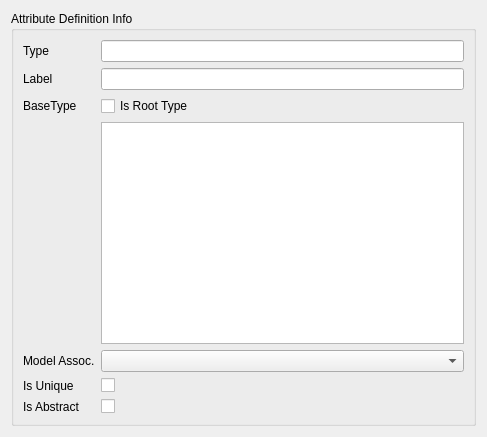
<?xml version="1.0" encoding="UTF-8"?>
<ui version="4.0">
 <class>DefinitionsForm</class>
 <widget class="QWidget" name="DefinitionsForm">
  <property name="geometry">
   <rect>
    <x>0</x>
    <y>0</y>
    <width>487</width>
    <height>437</height>
   </rect>
  </property>
  <property name="windowTitle">
   <string>Definitions</string>
  </property>
  <layout class="QVBoxLayout" name="verticalLayout">
   <item>
    <widget class="QGroupBox" name="groupBox">
     <property name="title">
      <string>Attribute Definition Info</string>
     </property>
     <layout class="QFormLayout" name="formLayout">
      <property name="fieldGrowthPolicy">
       <enum>QFormLayout::AllNonFixedFieldsGrow</enum>
      </property>
      <item row="1" column="0">
       <widget class="QLabel" name="label_6">
        <property name="text">
         <string>Type</string>
        </property>
       </widget>
      </item>
      <item row="1" column="1">
       <widget class="QLineEdit" name="leType"/>
      </item>
      <item row="2" column="0">
       <widget class="QLabel" name="label_4">
        <property name="text">
         <string>Label</string>
        </property>
       </widget>
      </item>
      <item row="2" column="1">
       <widget class="QLineEdit" name="leLabel"/>
      </item>
      <item row="6" column="0">
       <widget class="QLabel" name="label_5">
        <property name="text">
         <string>Model Assoc.</string>
        </property>
       </widget>
      </item>
      <item row="6" column="1">
       <widget class="QComboBox" name="comboBox_2"/>
      </item>
      <item row="7" column="0">
       <widget class="QLabel" name="label">
        <property name="text">
         <string>Is Unique</string>
        </property>
       </widget>
      </item>
      <item row="7" column="1">
       <widget class="QCheckBox" name="cbUnique">
        <property name="text">
         <string/>
        </property>
       </widget>
      </item>
      <item row="8" column="1">
       <widget class="QCheckBox" name="cbAbstract">
        <property name="text">
         <string/>
        </property>
       </widget>
      </item>
      <item row="8" column="0">
       <widget class="QLabel" name="label_2">
        <property name="text">
         <string>Is Abstract</string>
        </property>
       </widget>
      </item>
      <item row="3" column="0">
       <widget class="QLabel" name="label_7">
        <property name="text">
         <string>BaseType</string>
        </property>
       </widget>
      </item>
      <item row="3" column="1">
       <widget class="QCheckBox" name="cbRootType">
        <property name="text">
         <string>Is Root Type</string>
        </property>
       </widget>
      </item>
      <item row="4" column="1">
       <widget class="QTreeView" name="tvTypes"/>
      </item>
     </layout>
    </widget>
   </item>
  </layout>
 </widget>
 <resources/>
 <connections/>
</ui>
